Frame 1 (no input): blank canvas, image omitted
Frame 60 (the mouse pressed at the canvas centre just before this capture): blank canvas, image omitted
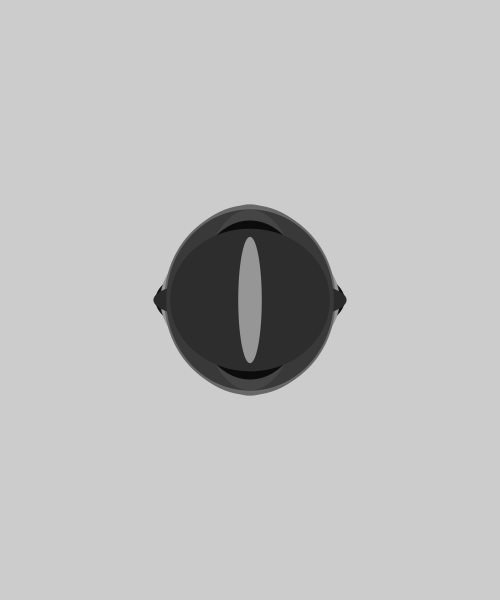
Frame 120 (the mouse held since frame 60 and released just before this capture)

The Processing sketch whose frames 1 and 60 were blank and that drew this single picture after the mouse press (run headless with seeded random() and noise(); from frame 60 on, the mouse is pressed at the canvas centre):

// Processing sketch: s00_vars
// ── s00_vars.pde
void setup() {
  size(500, 600);
  noStroke();
}
void draw() {
  if(mousePressed) {
    fill(random(200));
    ellipse(width/2, height/2, random(200), random(200));
  }
}
void keyPressed() {
  if(key == 's') {
    save("godzilla.png");
  }
}
